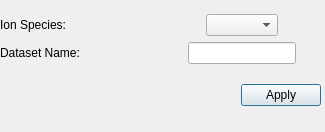
<?xml version="1.0" encoding="UTF-8"?>
<ui version="4.0">
 <class>SpeciesPrompt</class>
 <widget class="QMainWindow" name="SpeciesPrompt">
  <property name="geometry">
   <rect>
    <x>0</x>
    <y>0</y>
    <width>325</width>
    <height>132</height>
   </rect>
  </property>
  <property name="focusPolicy">
   <enum>Qt::StrongFocus</enum>
  </property>
  <property name="windowTitle">
   <string>Species Prompt</string>
  </property>
  <widget class="QWidget" name="centralwidget">
   <widget class="QWidget" name="verticalLayoutWidget">
    <property name="geometry">
     <rect>
      <x>0</x>
      <y>0</y>
      <width>321</width>
      <height>122</height>
     </rect>
    </property>
    <layout class="QVBoxLayout" name="verticalLayout">
     <item>
      <layout class="QGridLayout" name="gridLayout">
       <item row="3" column="0">
        <widget class="QLabel" name="label">
         <property name="text">
          <string>Dataset Name:</string>
         </property>
        </widget>
       </item>
       <item row="2" column="0">
        <layout class="QHBoxLayout" name="horizontalLayout">
         <item>
          <widget class="QLabel" name="species_label">
           <property name="text">
            <string>Ion Species:</string>
           </property>
          </widget>
         </item>
        </layout>
       </item>
       <item row="3" column="1" alignment="Qt::AlignHCenter">
        <widget class="QLineEdit" name="dataset_name"/>
       </item>
       <item row="2" column="1" alignment="Qt::AlignHCenter">
        <widget class="QComboBox" name="species_selection">
         <property name="sizePolicy">
          <sizepolicy hsizetype="Expanding" vsizetype="Fixed">
           <horstretch>0</horstretch>
           <verstretch>0</verstretch>
          </sizepolicy>
         </property>
        </widget>
       </item>
      </layout>
     </item>
     <item>
      <layout class="QHBoxLayout" name="horizontalLayout_9">
       <item>
        <spacer name="horizontalSpacer">
         <property name="orientation">
          <enum>Qt::Horizontal</enum>
         </property>
         <property name="sizeHint" stdset="0">
          <size>
           <width>40</width>
           <height>10</height>
          </size>
         </property>
        </spacer>
       </item>
       <item>
        <widget class="QPushButton" name="apply_button">
         <property name="text">
          <string>Apply</string>
         </property>
         <property name="default">
          <bool>true</bool>
         </property>
        </widget>
       </item>
      </layout>
     </item>
    </layout>
   </widget>
  </widget>
 </widget>
 <resources/>
 <connections/>
</ui>
